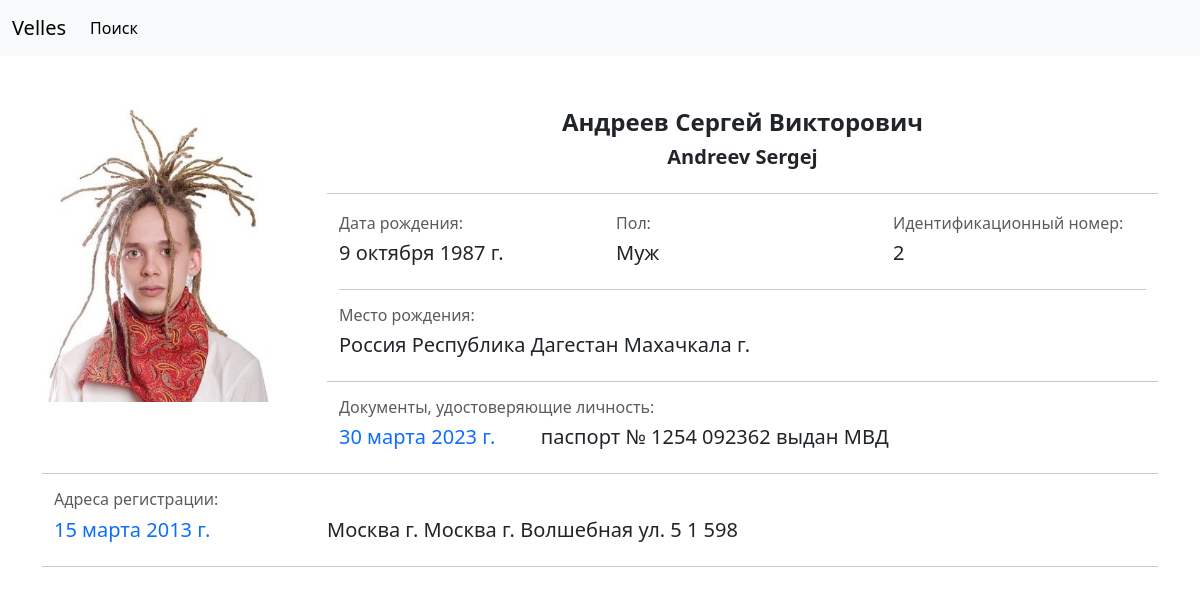
Screenshot of /person/detail/andreev-09101987-sergej with the database file from the repository.
### person/models.py (models this page shows, shortened)
class Person(models.Model):
    class Meta:
        verbose_name = 'Физлицо'
        verbose_name_plural = 'Физлица'
    MALE = 'M'
    FEMALE = 'F'
    GENDER_CHOICES = [
        (MALE, 'М'),
        (FEMALE, 'Ж')
    ]
    lastnameCyrillic = models.CharField(
        max_length=40,
        verbose_name='фамилия'
    )
    firstnameCyrillic = models.CharField(
        max_length=40,
        verbose_name='имя'
    )
    patronymicCyrillic = models.CharField(
        max_length=40,
        verbose_name='отчество',
        blank=True,
        null=True,
        default=None
    )
    lastnameLatin = models.CharField(
        max_length=40,
        verbose_name='фамилия (латин.)'
    )
    firstnameLatin = models.CharField(
        max_length=40,
        verbose_name='имя (англ.)'
    )
    patronymicLatin = models.CharField(
        max_length=40,
        verbose_name='отчество (англ.)',
        blank=True,
        null=True,
        default=None
    )
    birthDate = models.DateField(
        verbose_name='дата рождения'
    )
    countryOfBirth = models.ForeignKey(
        Countries,
        on_delete=models.CASCADE,
        verbose_name='страна рождения',
        blank=True,
        null=True,
    )
    sfOfBirth = models.ForeignKey(
        SubsFed,
        on_delete=models.CASCADE,
        blank=True,
        null=True,
        default=None,
        verbose_name='субъект РФ'
    )
    regOfBirth = models.ForeignKey(
        Regions,
        on_delete=models.CASCADE,
        blank=True,
        null=True,
        default=None,
        verbose_name='область'
    )
    districtOfBirth = models.ForeignKey(
        Districts,
        on_delete=models.CASCADE,
        verbose_name='район рождения',
        blank=True,
        null=True,
        default=None
    )
    cityOfBirth = models.ForeignKey(
        Cities,
        on_delete=models.CASCADE,
        verbose_name='город рождения',
        blank=True,
        null=True,
        default=None
    )
    localityOfBirth = models.ForeignKey(
        Localities,
        on_delete=models.CASCADE,
        verbose_name='н.п. рождения',
        blank=True,
        null=True,
        default=None
    )
    gender = models.CharField(
        max_length=2,
        choices=GENDER_CHOICES,
        verbose_name='пол'
    )
    slug = models.SlugField(
        null=False,
        db_index=True,
        unique=True,
        verbose_name='URL'
    )
    time_create = models.DateTimeField(
        auto_now_add=True,
        verbose_name='время создания',
    )
    time_update = models.DateTimeField(
        auto_now=True,
        verbose_name='время изменения',
    )

class Passports(models.Model):
    class Meta:
        verbose_name = 'Документы'
        verbose_name_plural = 'Документы'
    PASSPORT = 'P'
    RESIDENTCARD = 'R'
    IDTYPE = [
        (PASSPORT, 'Паспорт'),
        (RESIDENTCARD, 'Вид на жительство')
    ]
    AUTHORITY = [
        ('MIA', 'МВД'),
        ('MFA', 'МИД')
    ]
    photo = models.ImageField(
        unique=True,
        upload_to='IDphotos',
        verbose_name='фото'
    )
    person = models.ForeignKey(
        Person,
        on_delete=models.CASCADE,
        blank=True,
        null=True,
        verbose_name='владелец ID'
    )
    passport_num = models.CharField(
        max_length=30,
        unique=True,
        verbose_name='номер ID',
    )
    idType = models.CharField(
        max_length=1,
        choices=IDTYPE,
        default='P',
        verbose_name='тип ID'
    )
    dateOfIssue = models.DateField(
        verbose_name='дата выдачи',
        default=datetime.date.today,
    )
    authority = models.CharField(
        max_length=3,
        choices=AUTHORITY,
        verbose_name='кем выдан'
    )
    slug = models.SlugField(
        null=False,
        db_index=True,
        unique=True,
        verbose_name='URL'
    )
    time_create = models.DateTimeField(
        auto_now_add=True,
        verbose_name='время создания',
    )
    time_update = models.DateTimeField(
        auto_now=True,
        verbose_name='время изменения',
    )

class Countries(models.Model):
    class Meta:
        verbose_name = 'Страна'
        verbose_name_plural = 'Страны'
    countryName = models.CharField(
        max_length=40,
        unique=True,
        blank=True,
        null=True,
        verbose_name='страна'
    )
    slug = models.SlugField(
        null=False,
        db_index=True,
        unique=True,
        verbose_name='URL'
    )
    time_create = models.DateTimeField(
        auto_now_add=True,
        verbose_name='время создания',
    )
    time_update = models.DateTimeField(
        auto_now=True,
        verbose_name='время изменения',
    )
    def __str__(self):
        return f'{self.countryName}'

class SubsFed(models.Model):
    class Meta:
        verbose_name = 'Субъект РФ'
        verbose_name_plural = 'Субъекты РФ'
    sfName = models.CharField(
        max_length=50,
        unique=True,
        blank=True,
        null=True,
        verbose_name='СФ'
    )
    slug = models.SlugField(
        null=False,
        db_index=True,
        unique=True,
        verbose_name='URL'
    )
    time_create = models.DateTimeField(
        auto_now_add=True,
        verbose_name='время создания',
    )
    time_update = models.DateTimeField(
        auto_now=True,
        verbose_name='время изменения',
    )
    def __str__(self):
        return f'{self.sfName}'

class Cities(models.Model):
    class Meta:
        verbose_name = 'Город'
        verbose_name_plural = 'Города'
    cityName = models.CharField(
        max_length=40,
        unique=True,
        blank=True,
        null=True,
        verbose_name='город'
    )
    slug = models.SlugField(
        null=False,
        db_index=True,
        unique=True,
        verbose_name='URL'
    )
    time_create = models.DateTimeField(
        auto_now_add=True,
        verbose_name='время создания',
    )
    time_update = models.DateTimeField(
        auto_now=True,
        verbose_name='время изменения',
    )
    def __str__(self):
        return f'{self.cityName}'

class Residence(models.Model):
    class Meta:
        verbose_name = 'Место регистрации'
        verbose_name_plural = 'Места регистрации'
    date = models.DateField(
        default=datetime.date.today,
        verbose_name='дата регистрации',
    )
    person = models.ForeignKey(
        Person,
        on_delete=models.CASCADE,
        blank=True,
        null=True,
        verbose_name='лицо'
    )
    sf = models.ForeignKey(
        SubsFed,
        on_delete=models.CASCADE,
        blank=True,
        null=True,
        default=None,
        verbose_name='субъект РФ'
    )
    region = models.ForeignKey(
        Regions,
        on_delete=models.CASCADE,
        blank=True,
        null=True,
        default=None,
        verbose_name='область'
    )
    district = models.ForeignKey(
        Districts,
        on_delete=models.CASCADE,
        verbose_name='район',
        blank=True,
        null=True,
        default=None,
    )
    city = models.ForeignKey(
        Cities,
        on_delete=models.CASCADE,
        verbose_name='город',
        blank=True,
        null=True,
        default=None,
    )
    locality = models.ForeignKey(
        Localities,
        on_delete=models.CASCADE,
        verbose_name='н.п.',
        blank=True,
        null=True,
        default=None
    )
    street = models.ForeignKey(
        Streets,
        on_delete=models.CASCADE,
        blank=True,
        null=True,
        default=None,
        verbose_name='улица'
    )
    house = models.CharField(
        max_length=10,
        blank=True,
        null=True,
        default=None,
        verbose_name='дом'
    )
    body = models.CharField(
        max_length=10,
        blank=True,
        null=True,
        default=None,
        verbose_name='корпус'
    )
    flat = models.CharField(
        max_length=10,
        blank=True,
        null=True,
        default=None,
        verbose_name='квартира'
    )
    slug = models.SlugField(
        null=False,
        db_index=True,
        unique=True,
        verbose_name='URL'
    )
    time_create = models.DateTimeField(
        auto_now_add=True,
        verbose_name='время создания',
    )
    time_update = models.DateTimeField(
        auto_now=True,
        verbose_name='время изменения',
    )

class Streets(models.Model):
    class Meta:
        verbose_name = 'Улица'
        verbose_name_plural = 'Улицы'
    streetName = models.CharField(
        max_length=50,
        unique=True,
        blank=True,
        null=True,
        verbose_name='улица'
    )
    slug = models.SlugField(
        null=False,
        db_index=True,
        unique=True,
        verbose_name='URL'
    )
    time_create = models.DateTimeField(
        auto_now_add=True,
        verbose_name='время создания',
    )
    time_update = models.DateTimeField(
        auto_now=True,
        verbose_name='время изменения',
    )
    def __str__(self):
        return f'{self.streetName}'

### person/views.py (the view)
# urls.py: path('detail/<slug:slug>', views.PersonDetailView.as_view(), name='person_url'),
class PersonDetailView(DetailView):
    model = Person
    template_name = 'person/person_detail.html'
    slug_url_kwarg = 'slug'
    context_object_name = 'person'

### person/templates/person/person_detail.html (shortened to what this page needs)
{% extends 'base.html' %}
{% block content %}
    <div class="container mt-5">
        <div class="row">
            <div class="col-xl-3 col-sm-12 col-md-4 col-xs-12">
                <img src="{{ person.passports_set.last.photo.url }}" class="rounded" alt="" width="231" height="298">
            </div>
            <div class="col">
                <div class="container pt-1">
                    <div class="row">
                        <h4 class="text-center ">
                            <b>{{ person.lastnameCyrillic }} {{ person.firstnameCyrillic }} {{ person.patronymicCyrillic|default_if_none:'' }}</b>
                        </h4>
                        <h5 class="text-center">
                            <b>{{ person.lastnameLatin.title }} {{ person.firstnameLatin.title }} {{ person.patronymicLatin|default_if_none:'' }}</b>
                        </h5>
                    </div>
                </div>
                <hr>
                <div class="container pt-1">
                    <div class="row">
                        <div class="col">
                            <div class="row"><h6 class=" text-muted"> Дата рождения:</h6></div>
                            <div class="row"><h5 class="text-left"> {{ person.birthDate }}</h5></div>
                        </div>
                        <div class="col">
                            <div class="row"><h6 class=" text-muted"> Пол:</h6></div>
                            <div class="row">
                                {% if person.gender == 'F' %}
                                    <h5>Жен</h5>
                                {% else %}
                                    <h5>Муж</h5>
                                {% endif %}
                            </div>
                        </div>
                        <div class="col">
                            <div class="row"><h6 class=" text-muted">Идентификационный номер:</h6></div>
                            <div class="row"><h5 class="text-left"> {{ person.id }}</h5></div>
                        </div>
                    </div>
                </div>
                <div class="container">
                    <hr>
                    <div class="row">
                        <h6 class=" text-muted"> Место рождения: </h6>
                        <h5 class="text-left">
                            {{ person.countryOfBirth|default_if_none:'' }} {{ person.sfOfBirth|default_if_none:'' }} {{ person.regOfBirth|default_if_none:'' }}
                            {{ person.districtOfBirth|default_if_none:'' }} {{ person.cityOfBirth|default_if_none:'' }} {{ person.localityOfBirth|default_if_none:'' }}
                        </h5>
                    </div>
                </div>
                <hr>
                <div class="container">
                    <div class="row">
                        <h6 class="text-muted">Документы, удостоверяющие личность:</h6>
                        {% for passport in person.passports_set.all %}
                            <div class="row">
                                <div class="col-xl-3 col-md-4 col-xs-12"><h5><a
                                        href=" {% url 'document_url' passport.slug %} "
                                        class="text-decoration-none">{{ passport.dateOfIssue }}</a>
                                </h5></div>
                                <div class="col">
                                    {% if passport.idType == 'P' %}
                                        <h5>паспорт № {{ passport.passport_num }} выдан
                                            {% if passport.authority == 'MIA' %}
                                                МВД
                                            {% else %}
                                                МИД
                                            {% endif %} </h5>
                                    {% endif %}
                                </div>
                            </div>
                        {% endfor %}
                    </div>
                </div>
            </div>
        </div>
        <hr>
        <div class="container mt-1">
            <div class="row  mt-20">
                <div class="col"><h6 class="text-muted">Адреса регистрации:</h6></div>
                {% for residence in person.residence_set.all %}
                    <div class="row">
                        <div class="col-xl-3 col-md-4 col-xs-12"><h5><a href="{% url 'residence_url' residence.slug %}"
                                                                        class="text-decoration-none">{{ residence.date }}</a>
                        </h5></div>
                        <div class="col">
                            <h5>
                                {{ residence.sf|default_if_none:'' }} {{ residence.region|default_if_none:'' }} {{ residence.district|default_if_none:'' }}
                                {{ residence.city|default_if_none:''|default_if_none:'' }} {{ residence.locality |default_if_none:'' }} {{ residence.street|default_if_none:'' }}
                                {{ residence.house|default_if_none:'' }} {{ residence.body|default_if_none:'' }} {{ residence.flat|default_if_none:'' }}
                            </h5>
                        </div>
                    </div>
                {% endfor %}
            </div>
        </div>
        <hr>
    </div>
{% endblock %}

### rows the page displays
Person: passports_set.last.photo (picture), lastnameCyrillic "Андреев", firstnameCyrillic "Сергей", patronymicCyrillic "Викторович", lastnameLatin "Andreev", firstnameLatin "Sergej", birthDate "9 октября 1987 г.", id "2", countryOfBirth "Россия", sfOfBirth "Республика Дагестан", cityOfBirth "Махачкала г."
Passports: dateOfIssue "30 марта 2023 г.", passport_num "1254 092362", authority "МВД"
Residence: date "15 марта 2013 г.", sf "Москва г.", city "Москва г.", street "Волшебная ул.", house "5", body "1", flat "598"
